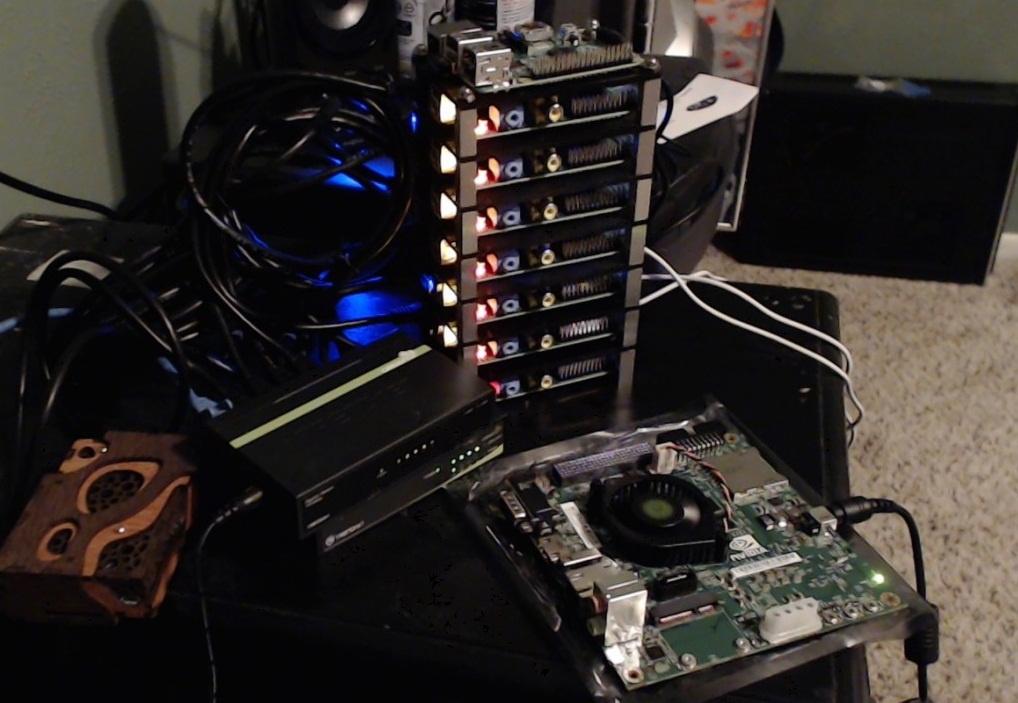
#> input picture OpenCVTesting/OpenCVTesting/base_image_for_matching.jpg, 1018 x 703 px, given in place of the camera
$ python EdgeDetection.py   (older library calls are emulated)
#> lines starting #> are read from the running program, lines starting #| are printed output that depends on the picture
import cv2
import numpy as np

cap = cv2.VideoCapture(0)

while True:
    _, frame = cap.read()
#> frame is the input picture: shape (703, 1018, 3); mean B, G, R 40.7, 43.2, 48.1

    laplacian = cv2.Laplacian(frame, cv2.CV_64F)
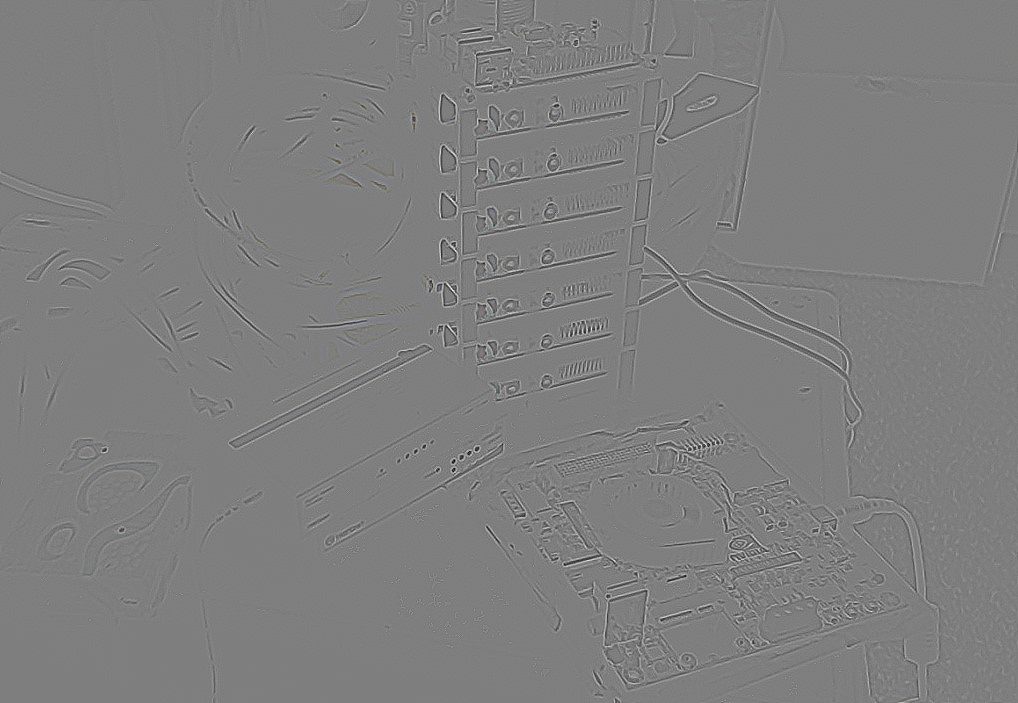
#> laplacian: shape (703, 1018, 3) float64; mean B, G, R 0, 0, 0; drawn with min black and max white
    soblex = cv2.Sobel(frame,cv2.CV_64F,1,0,ksize = 5)
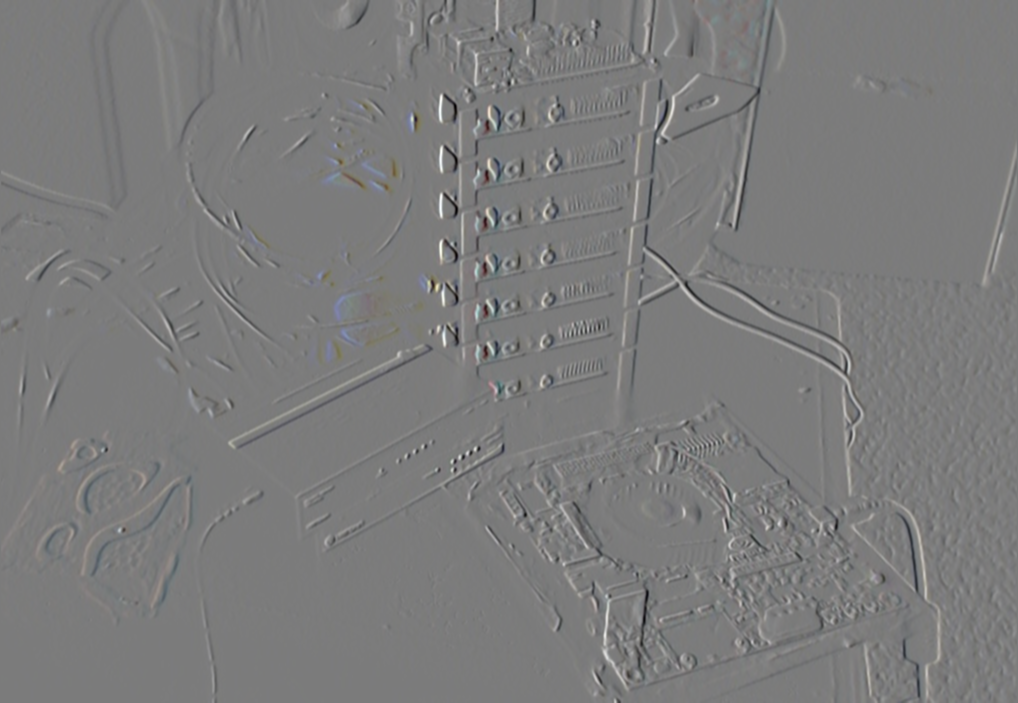
#> soblex: shape (703, 1018, 3) float64; mean B, G, R 7.8, 8.9, 10.3; drawn with min black and max white
    sobley = cv2.Sobel(frame,cv2.CV_64F,0,1,ksize = 5)
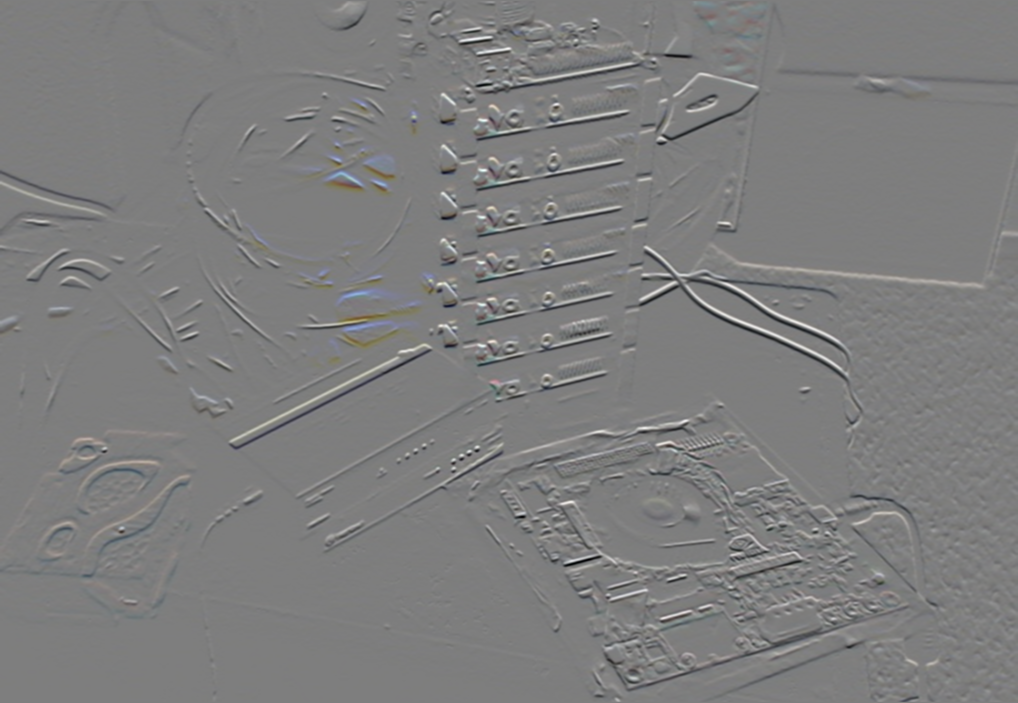
#> sobley: shape (703, 1018, 3) float64; mean B, G, R -7.1, -8.4, -9; drawn with min black and max white
    kernel = np.ones((1,1),np.uint8)
    edges = cv2.Canny(frame,70,70)
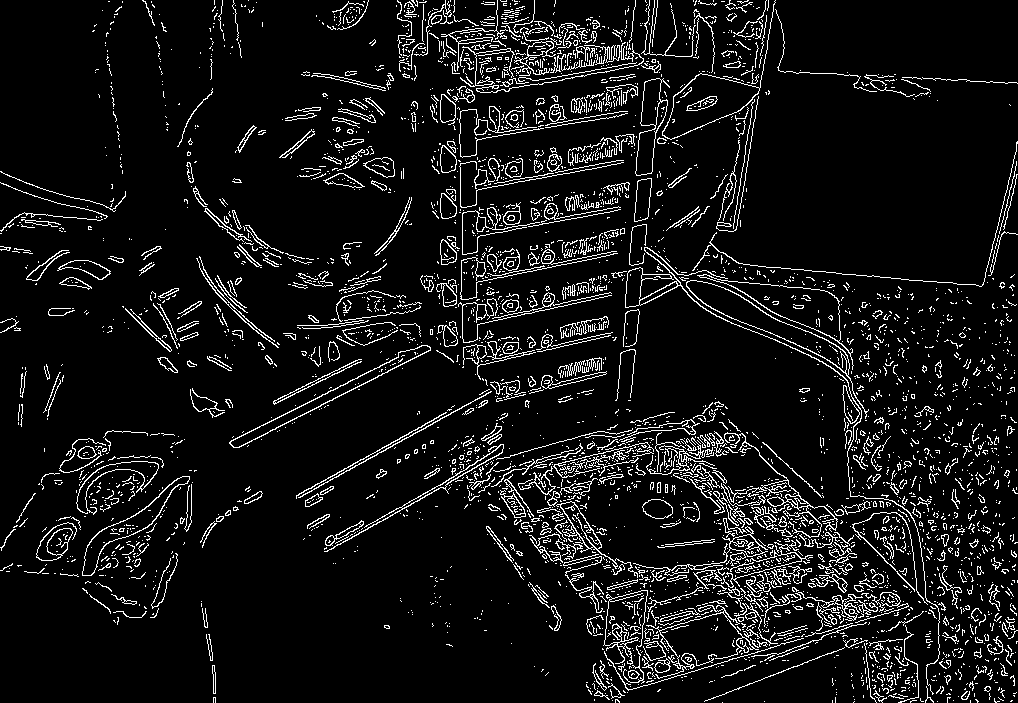
#> edges: shape (703, 1018); 8% white in thin lines or dots
    cv2.imshow('original',frame)
    cv2.imshow('laplacian',laplacian)
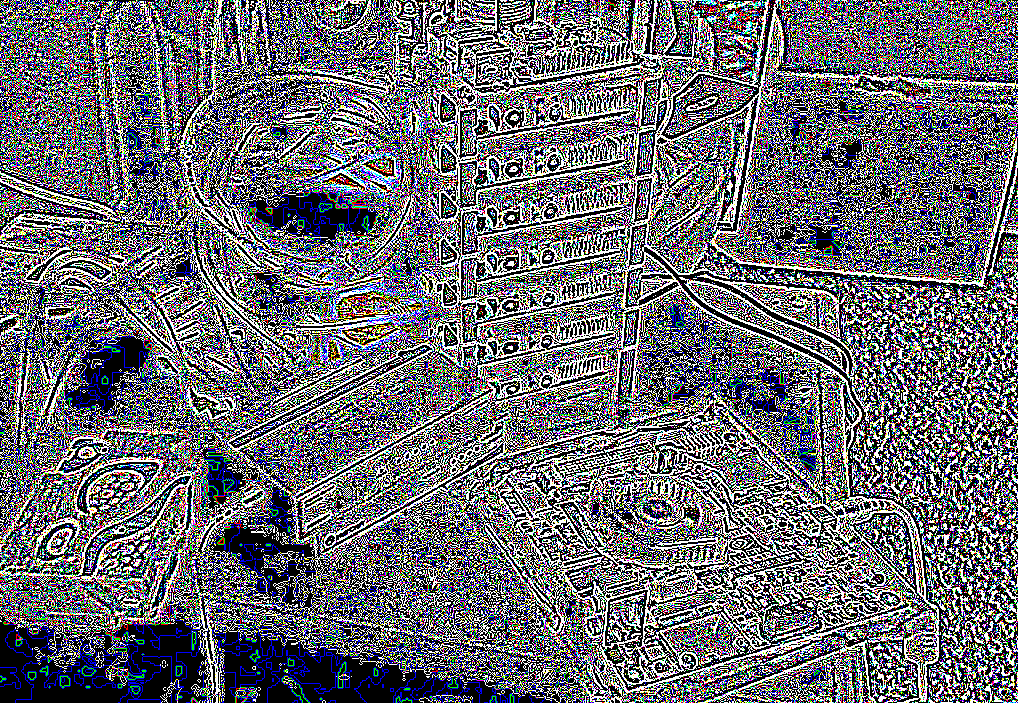
#> window 'laplacian': shape (703, 1018, 3); mean B, G, R 111.6, 106, 105.9
    cv2.imshow('edges',edges)

    if cv2.waitKey(1) & 0xFF == ord('q'):
#> (key q is pressed here)
       break
cap.release()
cv2.destroyAllWindows

$ run again, on OpenCVTesting/OpenCVTesting/bookpage.jpg
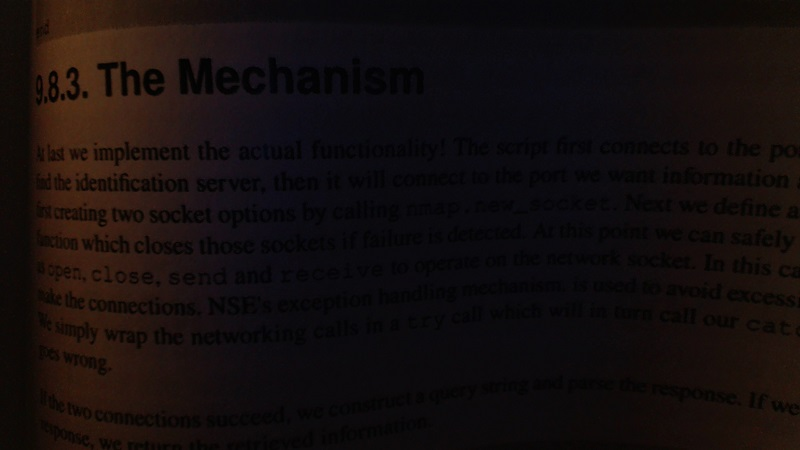
#> input picture OpenCVTesting/OpenCVTesting/bookpage.jpg, 800 x 450 px, given in place of the camera
#> frame is the input picture: shape (450, 800, 3); mean B, G, R 13.4, 13.6, 20.3
#> `edges = cv2.Canny(frame,70,70)`:
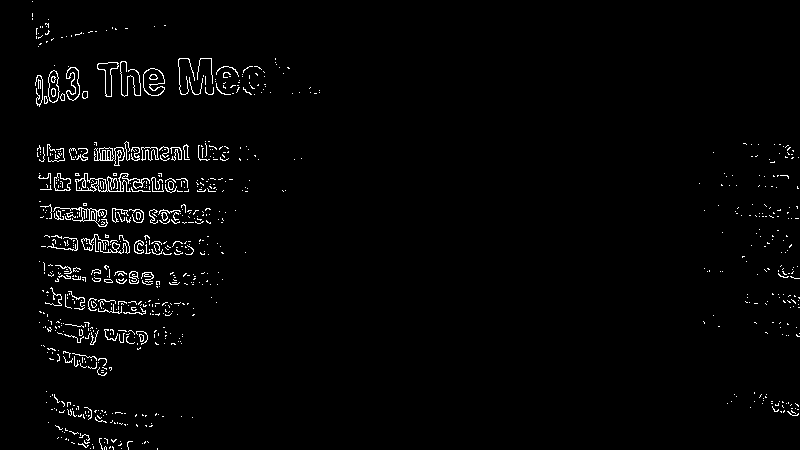
#> edges: shape (450, 800); 1.9% white in thin lines or dots
#> `cv2.imshow('laplacian',laplacian)`:
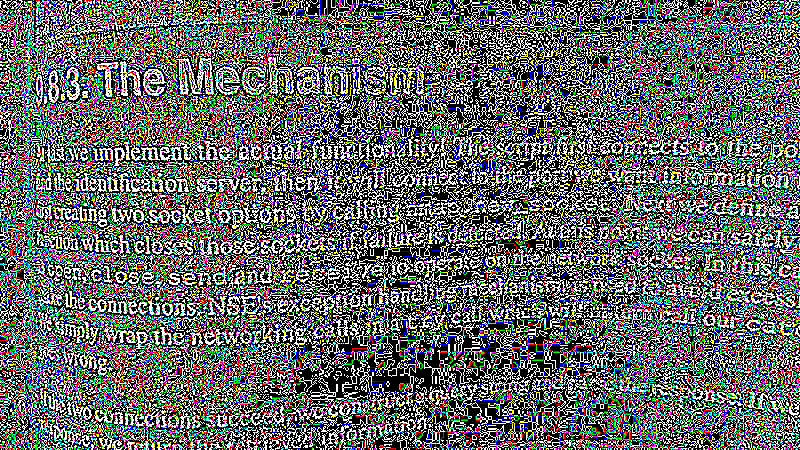
#> window 'laplacian': shape (450, 800, 3); mean B, G, R 104.5, 102.9, 103.7
